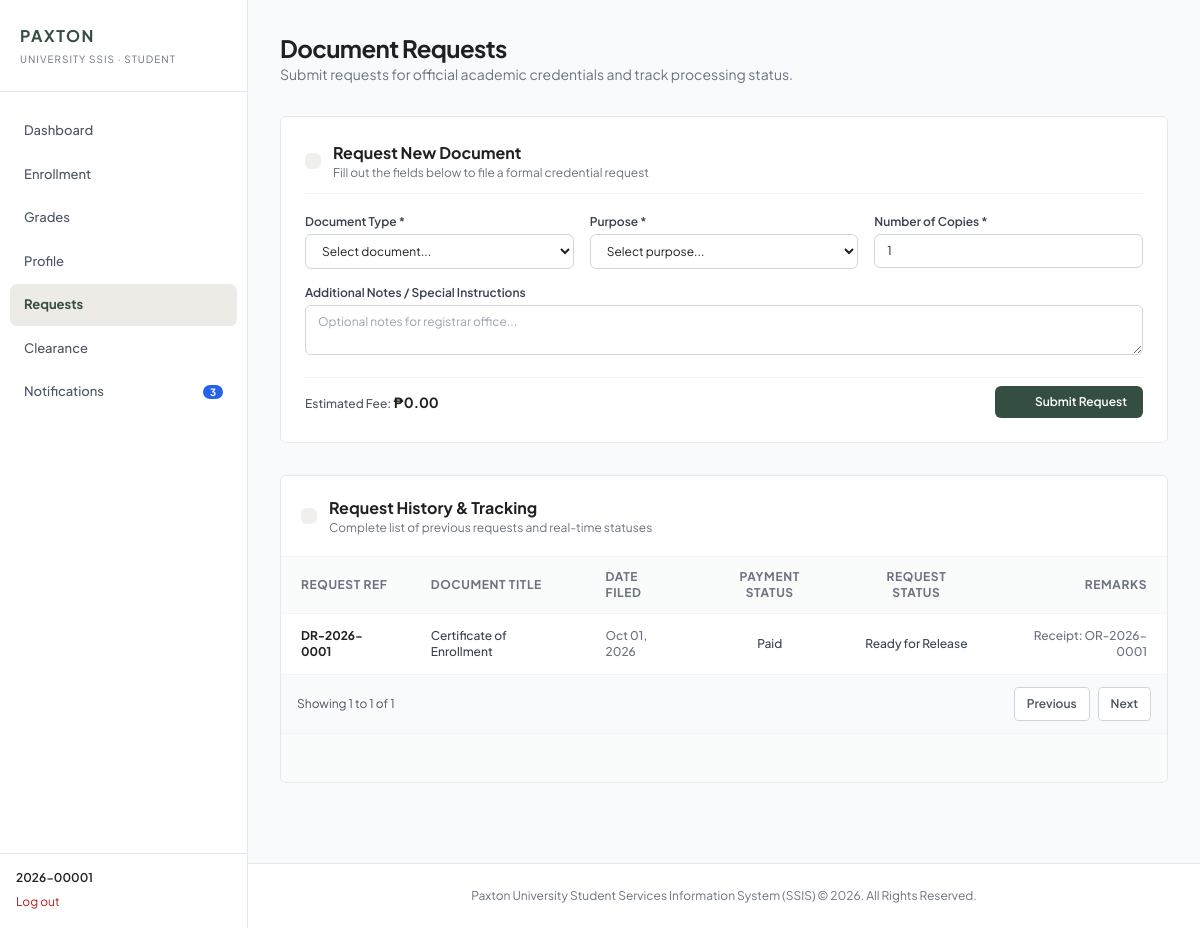
Page /php/student/requests.php (signed in) on the committed database.
### tables this page shows
CREATE TABLE document_requests (
  id INT UNSIGNED NOT NULL AUTO_INCREMENT,
  request_no VARCHAR(15) NOT NULL,
  student_id INT UNSIGNED NOT NULL,
  document_type_id INT UNSIGNED NOT NULL,
  purpose VARCHAR(150) NOT NULL,
  copies TINYINT UNSIGNED NOT NULL DEFAULT 1,
  remarks VARCHAR(500) NULL,
  fee_amount DECIMAL(10,2) NOT NULL DEFAULT 0.00,
  status ENUM('Pending','Under Review','For Payment','Paid','Processing',
                         'Ready for Release','Completed','Rejected','Cancelled')
                    NOT NULL DEFAULT 'Pending',
  rejection_reason VARCHAR(500) NULL,
  processed_by INT UNSIGNED NULL,
  received_by VARCHAR(120) NULL,
  completed_at DATETIME NULL,
  created_at TIMESTAMP NOT NULL DEFAULT CURRENT_TIMESTAMP,
  updated_at TIMESTAMP NOT NULL DEFAULT CURRENT_TIMESTAMP ON UPDATE CURRENT_TIMESTAMP,
  PRIMARY KEY (id),
  UNIQUE KEY uq_doc_requests_no (request_no),
  KEY idx_doc_requests_student (student_id),
  KEY idx_doc_requests_type (document_type_id),
  KEY idx_doc_requests_status (status),
  KEY idx_doc_requests_processed_by (processed_by),
  KEY idx_doc_requests_created (created_at),
  CONSTRAINT fk_doc_requests_student FOREIGN KEY (student_id)
    REFERENCES students (id) ON DELETE RESTRICT ON UPDATE RESTRICT,
  CONSTRAINT fk_doc_requests_type FOREIGN KEY (document_type_id)
    REFERENCES document_types (id) ON DELETE RESTRICT ON UPDATE RESTRICT,
  CONSTRAINT fk_doc_requests_processed_by FOREIGN KEY (processed_by)
    REFERENCES users (id) ON DELETE RESTRICT ON UPDATE RESTRICT,
  CONSTRAINT chk_doc_requests_copies CHECK (copies >= 1),
  CONSTRAINT chk_doc_requests_fee CHECK (fee_amount >= 0)
);

CREATE TABLE document_types (
  id INT UNSIGNED NOT NULL AUTO_INCREMENT,
  code VARCHAR(10) NOT NULL,
  name VARCHAR(120) NOT NULL,
  description VARCHAR(255) NULL,
  fee DECIMAL(10,2) NOT NULL DEFAULT 0.00,
  is_active TINYINT(1) NOT NULL DEFAULT 1,
  created_at TIMESTAMP NOT NULL DEFAULT CURRENT_TIMESTAMP,
  updated_at TIMESTAMP NOT NULL DEFAULT CURRENT_TIMESTAMP ON UPDATE CURRENT_TIMESTAMP,
  PRIMARY KEY (id),
  UNIQUE KEY uq_doc_types_code (code),
  UNIQUE KEY uq_doc_types_name (name),
  CONSTRAINT chk_doc_types_fee CHECK (fee >= 0)
);

CREATE TABLE payments (
  id INT UNSIGNED NOT NULL AUTO_INCREMENT,
  request_id INT UNSIGNED NOT NULL,
  receipt_no VARCHAR(15) NULL,
  reference_number VARCHAR(60) NULL,
  amount DECIMAL(10,2) NOT NULL,
  method ENUM('Cash','GCash','Bank Transfer','Other') NULL,
  status ENUM('Unpaid','Pending Verification','Paid','Rejected','Refunded')
                    NOT NULL DEFAULT 'Unpaid',
  rejection_reason VARCHAR(500) NULL,
  refund_reason VARCHAR(500) NULL,
  submitted_at DATETIME NULL,
  recorded_by INT UNSIGNED NULL,
  verified_by INT UNSIGNED NULL,
  verified_at DATETIME NULL,
  refunded_by INT UNSIGNED NULL,
  refunded_at DATETIME NULL,
  created_at TIMESTAMP NOT NULL DEFAULT CURRENT_TIMESTAMP,
  updated_at TIMESTAMP NOT NULL DEFAULT CURRENT_TIMESTAMP ON UPDATE CURRENT_TIMESTAMP,
  PRIMARY KEY (id),
  UNIQUE KEY uq_payments_request (request_id),
  UNIQUE KEY uq_payments_receipt (receipt_no),
  KEY idx_payments_reference (reference_number),
  KEY idx_payments_status (status),
  KEY idx_payments_recorded_by (recorded_by),
  KEY idx_payments_verified_by (verified_by),
  KEY idx_payments_refunded_by (refunded_by),
  KEY idx_payments_verified_at (verified_at),
  CONSTRAINT fk_payments_request FOREIGN KEY (request_id)
    REFERENCES document_requests (id) ON DELETE RESTRICT ON UPDATE RESTRICT,
  CONSTRAINT fk_payments_recorded_by FOREIGN KEY (recorded_by)
    REFERENCES users (id) ON DELETE RESTRICT ON UPDATE RESTRICT,
  CONSTRAINT fk_payments_verified_by FOREIGN KEY (verified_by)
    REFERENCES users (id) ON DELETE RESTRICT ON UPDATE RESTRICT,
  CONSTRAINT fk_payments_refunded_by FOREIGN KEY (refunded_by)
    REFERENCES users (id) ON DELETE RESTRICT ON UPDATE RESTRICT,
  CONSTRAINT chk_payments_amount CHECK (amount > 0)
);

### models/Database.php (called while the page is built, shortened)
<?php
final class Database
{
    private static ?PDO $connection = null;
    public static function getConnection(): PDO
    {
        if (self::$connection instanceof PDO) {
            return self::$connection;
        }
        $host = self::environmentValue('SSIS_DB_HOST', '127.0.0.1');
        $port = self::environmentValue('SSIS_DB_PORT', '3306');
        $name = self::environmentValue('SSIS_DB_NAME', 'ssis_db');
        $user = self::environmentValue('SSIS_DB_USER', 'root');
        $password = self::environmentValue('SSIS_DB_PASSWORD', '');
        $dsn = sprintf(
            'mysql:host=%s;port=%s;dbname=%s;charset=utf8mb4',
            $host,
            $port,
            $name
        );
        self::$connection = new PDO($dsn, $user, $password, [
            PDO::ATTR_ERRMODE => PDO::ERRMODE_EXCEPTION,
            PDO::ATTR_DEFAULT_FETCH_MODE => PDO::FETCH_ASSOC,
            PDO::ATTR_EMULATE_PREPARES => false,
        ]);
        return self::$connection;
    }
    private static function environmentValue(string $key, string $default): string
    {
        $value = getenv($key);
        return $value === false ? $default : $value;
    }
}

### models/DocumentRequests.php (called while the page is built, shortened)
<?php
final class DocumentRequests
{
    public function getStudentRequests(int $userId): array
    {
        $statement = $this->db->prepare(
            'SELECT request.id, request.request_no, request.purpose, request.copies, request.remarks,
                    request.fee_amount, request.status, request.rejection_reason, request.created_at,
                    type.name AS document_name, type.code AS document_code,
                    payment.status AS payment_status, payment.reference_number, payment.receipt_no
             FROM document_requests request
             INNER JOIN students student ON student.id = request.student_id AND student.user_id = :user_id
             INNER JOIN document_types type ON type.id = request.document_type_id
             LEFT JOIN payments payment ON payment.request_id = request.id
             ORDER BY request.created_at DESC, request.id DESC'
        );
        $statement->execute(['user_id' => $userId]);
        return $statement->fetchAll();
    }
}

### php/student/requests.php (the view, shortened to what this page needs)
<?php
$requestModel = new DocumentRequests(Database::getConnection());
$userId = (int) $_SESSION['user']['id'];
try {
    $requests = $requestModel->getStudentRequests($userId);
} catch (Throwable $exception) {
    error_log('SSIS student document requests page failed: ' . $exception->getMessage());
    http_response_code(503);
    exit('Document request information is temporarily unavailable. Please try again later.');
}
?>
<!DOCTYPE html>
<html lang="en">
<head>
    <script src="https://cdn.tailwindcss.com"></script>
</head>
<body class="bg-gray-50 font-sans text-brand-dark antialiased min-h-screen flex flex-col">
<?php include __DIR__ . '/../component/sidebar.php'; ?>
    <main class="flex-1 max-w-7xl w-full mx-auto px-4 sm:px-6 lg:px-8 py-8 space-y-8">
        <div>
            <h1 class="text-2xl font-bold text-brand-dark tracking-tight">Document Requests</h1>
            <p class="text-sm text-gray-500">Submit requests for official academic credentials and track processing status.</p>
        </div>
        <section class="bg-white border border-gray-200 rounded-md p-6 shadow-xs">
            <div class="flex items-center space-x-3 mb-5 pb-3 border-b border-gray-100">
                <div class="p-2 rounded-md bg-brand-accent/40 text-brand-primary">
                </div>
                <div>
                    <h2 class="text-base font-bold text-brand-dark">Request New Document</h2>
                    <p class="text-xs text-gray-500">Fill out the fields below to file a formal credential request</p>
                </div>
            </div>
            <form id="form_submit_request" method="POST" action="requests.php" class="space-y-4">
                <div class="grid grid-cols-1 md:grid-cols-3 gap-4">
                    <div>
                        <label for="select_document_type" class="block text-xs font-semibold text-gray-700 mb-1">Document Type *</label>
                        <select id="select_document_type" name="document_type_id" required class="w-full px-3 py-2 border border-gray-300 rounded-md text-xs text-brand-dark bg-white focus:ring-2 focus:ring-brand-primary focus:border-brand-primary outline-none">
                            <option value="" disabled selected>Select document...</option>
                        </select>
                    </div>
                    <div>
                        <label for="select_purpose" class="block text-xs font-semibold text-gray-700 mb-1">Purpose *</label>
                        <select id="select_purpose" name="purpose" required class="w-full px-3 py-2 border border-gray-300 rounded-md text-xs text-brand-dark bg-white focus:ring-2 focus:ring-brand-primary focus:border-brand-primary outline-none">
                            <option value="" disabled selected>Select purpose...</option>
                        </select>
                    </div>
                    <div>
                        <label for="input_quantity" class="block text-xs font-semibold text-gray-700 mb-1">Number of Copies *</label>
                        <input type="number" id="input_quantity" name="quantity" min="1" max="10" value="1" required class="w-full px-3 py-2 border border-gray-300 rounded-md text-xs text-brand-dark bg-white focus:ring-2 focus:ring-brand-primary focus:border-brand-primary outline-none">
                    </div>
                </div>
                <div>
                    <label for="textarea_remarks" class="block text-xs font-semibold text-gray-700 mb-1">Additional Notes / Special Instructions</label>
                    <textarea id="textarea_remarks" name="remarks" rows="2" placeholder="Optional notes for registrar office..." class="w-full px-3 py-2 border border-gray-300 rounded-md text-xs text-brand-dark bg-white focus:ring-2 focus:ring-brand-primary focus:border-brand-primary outline-none"></textarea>
                </div>
                <div class="flex items-center justify-between pt-2 border-t border-gray-100">
                    <p id="fee_display" class="text-xs font-medium text-gray-600">
                        Estimated Fee: <span id="fee_amount" class="text-sm font-bold text-brand-dark">₱0.00</span>
                    </p>
                    <button type="submit" id="btn_submit_request" class="inline-flex items-center space-x-2 px-4 py-2 bg-brand-primary text-white text-xs font-semibold rounded-md hover:bg-brand-primary/90 transition-colors shadow-xs">
                        <i data-lucide="send" class="w-4 h-4"></i>
                        <span>Submit Request</span>
                    </button>
                </div>
            </form>
        </section>
        <section class="bg-white border border-gray-200 rounded-md shadow-xs overflow-hidden">
            <div class="p-5 border-b border-gray-100 flex items-center justify-between">
                <div class="flex items-center space-x-3">
                    <div class="p-2 rounded-md bg-brand-accent/40 text-brand-primary">
                    </div>
                    <div>
                        <h2 class="text-base font-bold text-brand-dark">Request History & Tracking</h2>
                        <p class="text-xs text-gray-500">Complete list of previous requests and real-time statuses</p>
                    </div>
                </div>
            </div>
            <div class="overflow-x-auto">
                <table id="table_requests_history" class="w-full text-left text-xs border-collapse">
                    <thead>
                        <tr class="bg-gray-50/80 border-b border-gray-100 text-gray-500 uppercase tracking-wider font-semibold">
                            <th class="py-3 px-5">Request Ref</th>
                            <th class="py-3 px-5">Document Title</th>
                            <th class="py-3 px-5">Date Filed</th>
                            <th class="py-3 px-5 text-center">Payment Status</th>
                            <th class="py-3 px-5 text-center">Request Status</th>
                            <th class="py-3 px-5 text-right">Remarks</th>
                        </tr>
                    </thead>
                    <tbody class="divide-y divide-gray-100 text-gray-700 font-medium">
                        <?php foreach ($requests as $request): $paymentStatus = $request['payment_status'] ?? ((float) $request['fee_amount'] > 0 ? 'Unpaid' : 'No payment required'); $details = $request['status'] === 'Rejected' ? $request['rejection_reason'] : ($request['remarks'] ?: '—'); if ($request['status'] === 'For Payment') { $details = 'Amount due: ₱' . number_format((float) $request['fee_amount'] * (int) $request['copies'], 2); } elseif ($request['receipt_no']) { $details = 'Receipt: ' . $request['receipt_no']; } ?>
                        <tr class="hover:bg-gray-50/50 transition-colors">
                            <td class="py-3.5 px-5 font-bold text-brand-dark"><?= $esc($request['request_no']) ?></td>
                            <td class="py-3.5 px-5"><?= $esc($request['document_name']) ?><?php if ((int) $request['copies'] > 1): ?><span class="text-gray-500"> (<?= (int) $request['copies'] ?> copies)</span><?php endif; ?></td>
                            <td class="py-3.5 px-5 text-gray-500"><?= $esc(date('M d, Y', strtotime($request['created_at']))) ?></td>
                            <td class="py-3.5 px-5 text-center text-gray-700"><?= $esc($paymentStatus) ?></td>
                            <td class="py-3.5 px-5 text-center text-gray-700"><?= $esc($request['status']) ?></td>
                            <td class="py-3.5 px-5 text-right text-gray-500"><?= $esc($details) ?></td>
                        </tr>
                        <?php endforeach; ?>
                    </tbody>
                </table>
            </div>
            <div class="p-4 bg-gray-50/80 border-t border-gray-100 flex items-center space-x-2 text-xs text-gray-500">
                <i data-lucide="info" class="w-4 h-4 text-brand-secondary shrink-0"></i>
            </div>
        </section>
    </main>
    <footer class="bg-white border-t border-gray-200 mt-12 py-6 text-center text-xs text-gray-500">
        <div class="max-w-7xl mx-auto px-4">
            <p>Paxton University Student Services Information System (SSIS) &copy; 2026. All Rights Reserved.</p>
        </div>
    </footer>
</body>
</html>

### php/component/sidebar.php (style rules this page uses)
@media (min-width:1024px) { body { padding-left: 248px } }
@media (min-width:1024px) { body>main { max-width: none !important } }

### rows in the picture
document_requests: request_no "DR-2026-0001", document_type.name "Certificate of Enrollment", created_at "Oct 01, 2026", payments.status "Paid", status "Ready for Release", payments.receipt_no "Receipt: OR-2026-0001"

### other values in the picture
$role "STUDENT"
$label "Dashboard"
$label "Enrollment"
$label "Grades"
$label "Profile"
$label "Requests"
$label "Clearance"
$label "Notifications"
$unreadNotificationCount "3"
$name "2026-00001"
